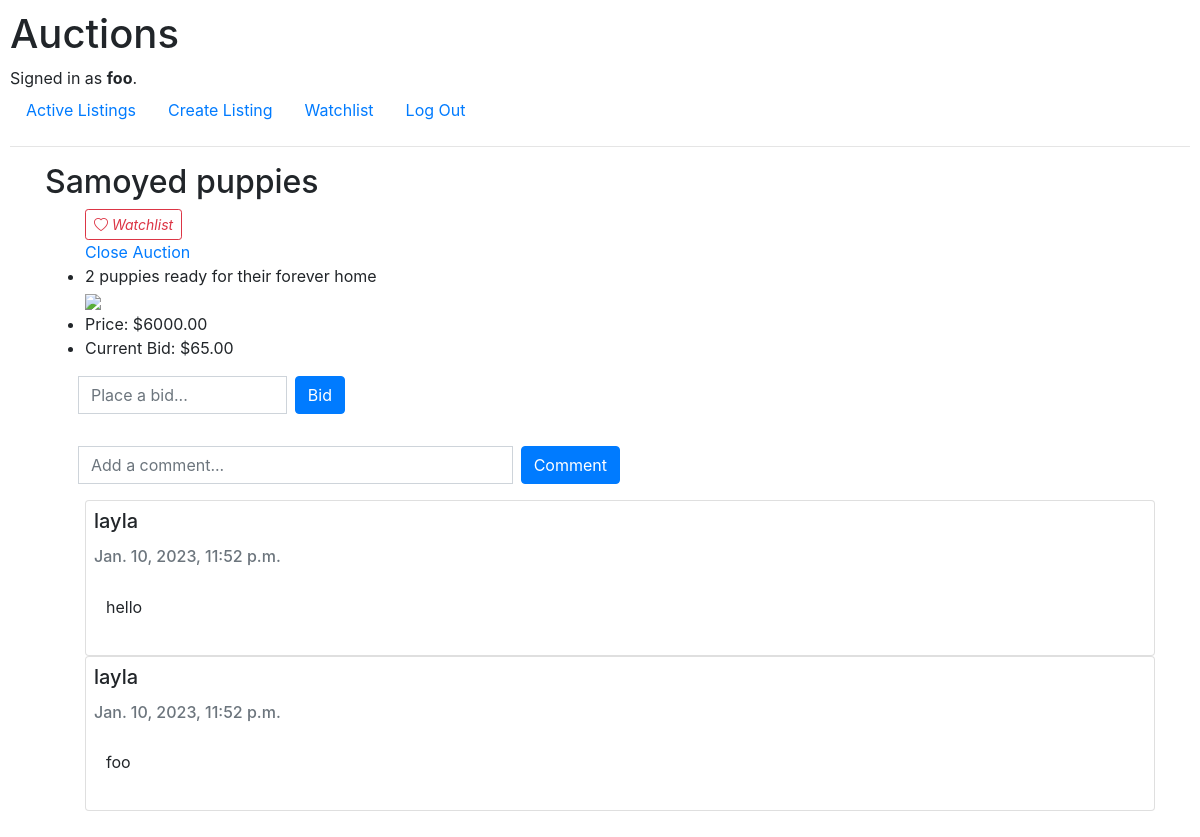
/listings/1 (signed in), run on the app's committed database.
### auctions/models.py (models this page shows, shortened)
class User(AbstractUser):
    watched_listings = models.ManyToManyField("Listing", blank=True, related_name="watched_by")

class Listing(models.Model):
    title = models.CharField(max_length=64)
    description = models.CharField(max_length=160)
    img_path = models.CharField(max_length=1024)
    price = models.DecimalField(max_digits=7, decimal_places=2)
    created_at = models.DateTimeField(default=datetime.now, blank=True)
    user = models.ForeignKey("User", on_delete=models.CASCADE, related_name="listings")
    winner = models.ForeignKey("User", on_delete=models.CASCADE, blank=True, null=True, related_name="listings_won")
    category = models.ForeignKey("Category", on_delete=models.CASCADE, related_name="listings")
    status = models.IntegerField(default=0) # 0 is open, 1 is closed

class Bid(models.Model):
    amount = models.DecimalField(max_digits=7, decimal_places=2)
    listing = models.ForeignKey("Listing", on_delete=models.CASCADE, related_name="bids")
    user = models.ForeignKey("User", on_delete=models.CASCADE, related_name="bids")

class Comment(models.Model):
    text = models.CharField(max_length=1024, blank=True)
    listing = models.ForeignKey("Listing", on_delete=models.CASCADE, related_name="comments")
    user = models.ForeignKey("User", on_delete=models.CASCADE, related_name="comments")
    created_at = models.DateTimeField(default=datetime.now, blank=True)

### auctions/views.py (the view)
# urls.py: path("listings/<id>", views.listing, name="listing"),
def listing(request, id):
    listing = Listing.objects.get(pk=id)
    max_bid = listing.bids.order_by('-amount').first() # SELECT * FROM bids WHERE listing = id ORDER BY amount DESC LIMIT 1
    comments = listing.comments.order_by('-text') # SELECT * FROM comments WHERE listing = id ORDER BY text DESC
    if listing == None:
        return render(request, "auctions/404.html", status=404)
    if request.method == "POST":
        if listing.watched_by.filter(id=request.user.id).exists():
            listing.watched_by.remove(request.user)
        else:
            listing.watched_by.add(request.user)
        return redirect("watchlist")
    return render(request, "auctions/listing.html", {
        "listing": listing,
        "bid_form": NewBidForm(),
        "max_bid": max_bid,
        "comment_form": NewCommentForm(),
        "comments": comments,
    })

### auctions/views.py
class NewBidForm(forms.Form):
    amount = forms.DecimalField(label="", widget=forms.TextInput(attrs={'placeholder' : 'Place a bid...', 'class' : 'form-control mx-2'}))

class NewCommentForm(forms.Form):
    text = forms.CharField(label="", widget=forms.TextInput(attrs={'placeholder': 'Add a comment...', 'class' : 'form-control mx-2'}))

### auctions/templates/auctions/listing.html (shortened to what this page needs)
{% extends "auctions/layout.html" %}
{% block body %}
    <h2>{{ listing.title }}</h2>
    <ul>
        {% if user.is_authenticated %}
        <form action="{% url 'listing' id=listing.id %}" method="post">
            <button type="submit" name="add-to-watchlist" class="btn btn-sm btn-outline-danger"><i class="bi bi-heart"> Watchlist</i></button>
        </form>
            {% if listing.user == user %}
                <a href="{% url 'close' id=listing.id %}">Close Auction</a>
            {% endif %}
        {% endif %}
        <li>{{ listing.description }}</li>
        <img src="{{ listing.img_path }}">
        <li>Price: ${{ listing.price }}</li>
        <li>Current Bid: ${{ max_bid.amount }}</li>
        {% if user.is_authenticated %}
        <form action="{% url 'bid' id=listing.id %}" method="post" class="row">
            <div class="input-group wrapper mt-3 mb-3 w-25 align-items-center">
                {{ bid_form }}
                <input type="submit" value="Bid" class="btn btn-primary btns">
            </div>
        </form>
        <form action="{% url 'comment' id=listing.id %}" method="post" class="row">
            <div class="input-group wrapper mt-3 mb-3 w-50 align-items-center">
            {{ comment_form }}
                <input type="submit" value="Comment" class="btn btn-primary btns">
            </div>
        </form>
        {% endif %}
        {% for comment in comments %}
            <div class="card">
                <h5 class="card-title p-2">{{ comment.user }}</h5>
                <h6 class="card-subtitle px-2 mb-2 text-muted">{{ comment.created_at }}</h6>
                <p class="card-body">{{ comment.text }}</p>
            </div>
        {% endfor %}
    </ul>
{% endblock %}

### auctions/templates/auctions/layout.html (shortened to what this page needs)
{% load static %}
<!DOCTYPE html>
<html lang="en">
    <head>
        <link rel="stylesheet" href="https://stackpath.bootstrapcdn.com/bootstrap/4.4.1/css/bootstrap.min.css">
        <link rel="stylesheet" href="https://cdn.jsdelivr.net/npm/bootstrap-icons@1.5.0/font/bootstrap-icons.css">
        <link href="{% static 'auctions/styles.css' %}" rel="stylesheet">
    </head>
    <body>
        <h1>Auctions</h1>
        <div>
            {% if user.is_authenticated %}
                Signed in as <strong>{{ user.username }}</strong>.
            {% else %}
                Not signed in.
            {% endif %}
        </div>
        <ul class="nav">
            <li class="nav-item">
                <a class="nav-link" href="{% url 'index' %}">Active Listings</a>
            </li>
            {% if user.is_authenticated %}
                <li class="nav-item">
                    <a class="nav-link" href="{% url 'create' %}">Create Listing</a>
                </li>
                <li class="nav-item">
                    <a class="nav-link" href="{% url 'watchlist' %}">Watchlist</a>
                </li>
                <li class="nav-item">
                    <a class="nav-link" href="{% url 'logout' %}">Log Out</a>
                </li>
            {% endif %}
        </ul>
        <hr>
        <div class="container">
            {% block body %}
            {% endblock %}
        </div>
    </body>
</html>

### auctions/static/auctions/styles.css (style rules this page uses)
body { padding: 10px; }
img { width: 20rem; }

### data on the page
User: username "foo"
Listing: title "Samoyed puppies", description "2 puppies ready for their forever home", price "6000.00"
Bid: amount "65.00"
Comment: user "layla", created_at "Jan. 10, 2023, 11:52 p.m.", text "hello"
Comment: user "layla", created_at "Jan. 10, 2023, 11:52 p.m.", text "foo"
